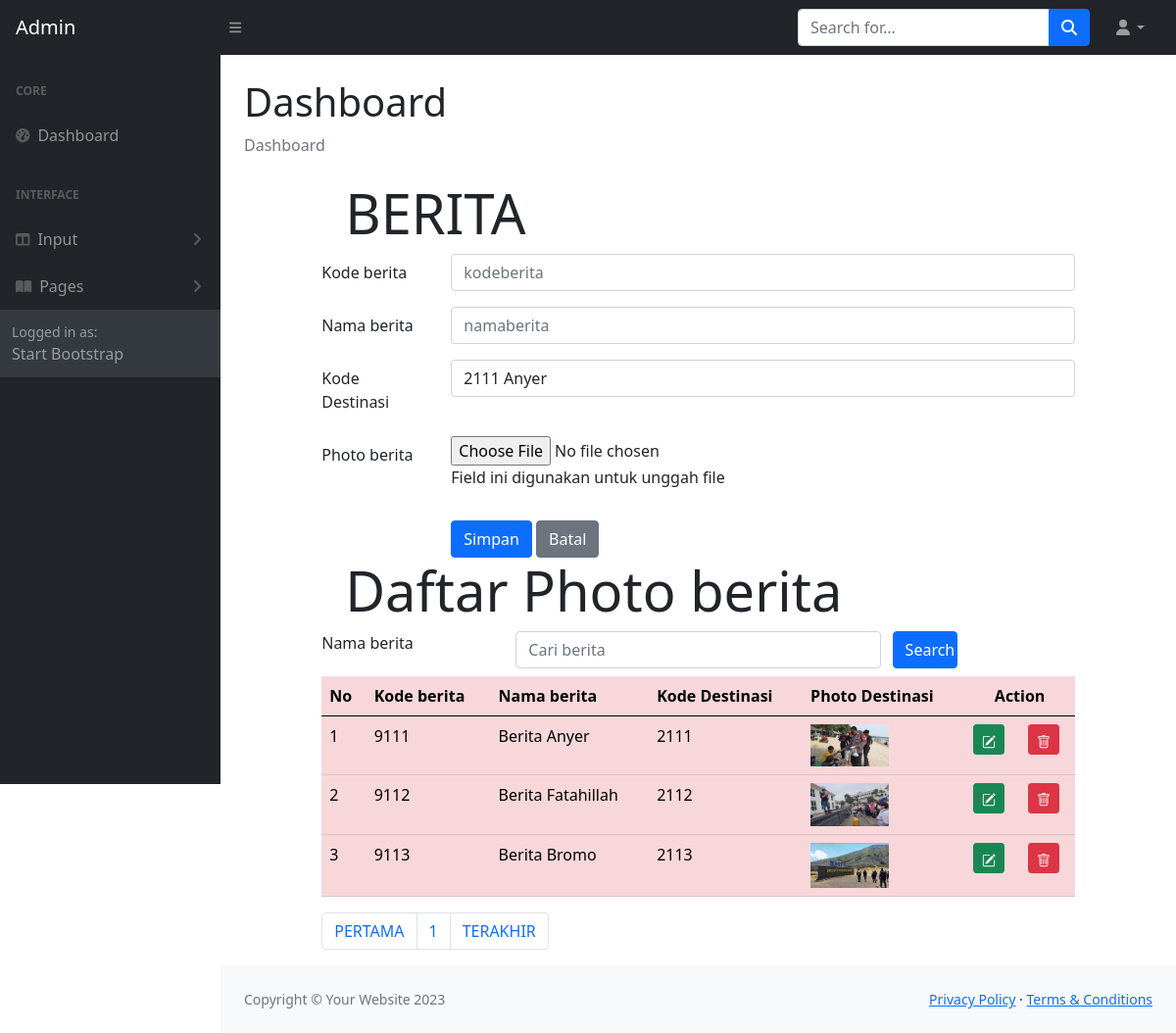
The app's page /ADMIN/berita.php with its own data.
### tables this page shows
CREATE TABLE `berita` (
  `beritaKODE` char(4) NOT NULL,
  `beritaNAMA` char(120) NOT NULL,
  `beritaFILE` char(120) NOT NULL,
  `destinasiKODE` char(4) NOT NULL
);

### ADMIN/berita.php (the view, shortened to what this page needs)
<!DOCTYPE html>
<html lang="en">
<?php include "include/head.php";?>
    <body class="sb-nav-fixed">
        <?php include "include/menunav.php";?>
        <div id="layoutSidenav">
            <?php include "include/menu.php";?>
            <div id="layoutSidenav_content">
                <main>
                    <div class="container-fluid px-4">
                        <h1 class="mt-4">Dashboard</h1>
                        <ol class="breadcrumb mb-4">
                            <li class="breadcrumb-item active">Dashboard</li>
                        </ol>
<head>
  	<link rel="stylesheet" type="text/css" href="https://cdnjs.cloudflare.com/ajax/libs/select2/4.0.3/css/select2.min.css">
	<link rel="stylesheet" type="text/css" href="css/bootstrap.min.css">
</head>
<?php
	include "include/config.php";
	$datadestinasi = mysqli_query($connection, "select * from destinasi");
?>
<body>
<div class="row">
<div class="col-sm-1"></div>
<div class="col-sm-10">
	<div class="jumbotron jumbotron-fluid">
		<div class="container">
			<h1 class="display-4">BERITA</h1>
		</div>
	</div>
	<form method="POST" enctype="multipart/form-data">
		<div class="mb-3 row">
			<label for="kodeberita" class="col-sm-2 col-form-label">Kode berita</label>
			<div class="col-sm-10">
				<input type="text" class="form-control" id="kodeberita" name="inputkode" placeholder="kodeberita" maxlength="4">
			</div>
		</div>
		<div class="mb-3 row">
			<label for="namaberita" class="col-sm-2 col-form-label">Nama berita</label>
			<div class="col-sm-10">
				<input type="text" class="form-control" id="namaberita" name="inputnama" placeholder="namaberita">
			</div>
		</div>
		<div class="mb-3 row">
			<label for="kodedestinasi" class="col-sm-2 col-form-label">Kode Destinasi</label>
			<div class="col-sm-10">
			<select class="form-control" id="kodedestinasi" name="kodedestinasi">
				<?php while($row = mysqli_fetch_array($datadestinasi))
				{ ?>
					<option value="<?php echo $row["destinasiKODE"]?>">
						<?php echo $row["destinasiKODE"]?>
						<?php echo $row["destinasiNAMA"]?>
					</option>
				<?php } ?>
			</select>
			</div>
		</div>
		<div class="mb-3 row">
			<label for="file" class="col-sm-2 col-form-label">Photo berita</label>
			<div class="col-sm-10">
				<input type="file" id="file" name="file">
				<p class="help-block">Field ini digunakan untuk unggah file</p>
			</div>
		</div>
		<div class="form-group row">
			<div class="col-sm-2"></div>
			<div class="col-sm-10">
				<input type="submit" name="Simpan" class="btn btn-primary" value="Simpan">
				<input type="submit" name="Batal" class="btn btn-secondary" value="Batal">
			</div>
		</div>
	</form>
</div>
<div class="col-sm-1"></div>
</div>
<div class="row">
	<div class="col-sm-1"></div>
	<div class="col-sm-10">
		<div class="jumbotron jumbotron-fluid">
			<div class="container">
				<h1 class="display-4">Daftar Photo berita</h1>
			</div>
		</div>
		<form method="POST">
                <div class="form-group row mb-2">
                <label for="search" class="col-sm-3">Nama berita</label>
                <div class="col-sm-6">
                    <input type="text" name="search" class="form-control" id="search"
                    value="<?php if(isset($_POST["search"])) {echo $_POST["search"];}?>"
                        placeholder = "Cari berita">
                </div>
                <input type="submit" name="kirim" class="col-sm-1 btn btn-primary" value="Search">
                </div>
            </form>
	<table class="table table-hover table-danger">
		<thead class="thead-dark">
			<tr>
				<th>No</th>
				<th>Kode berita</th>
				<th>Nama berita</th>
				<th>Kode Destinasi</th>
				<th>Photo Destinasi</th>
				<th colspan="2" style="text-align: center">Action</th>
			</tr>
		</thead>
		<tbody>
		<?php
    $jumlahtampilan = 3;
    $halaman = (isset($_GET['page']))? $_GET['page'] : 1;
    $mulaitampilan = ($halaman - 1) * $jumlahtampilan;
	if(isset($_POST["kirim"]))
	{
		$search = $_POST["search"];
		$query = mysqli_query($connection, "select berita.*
			from berita where beritaNAMA like '%".$search."%' limit $mulaitampilan, $jumlahtampilan");
	}else
		{
			$query = mysqli_query($connection, "select berita.*  from berita limit $mulaitampilan, $jumlahtampilan");
		}
	$nomor = 1;
	while($row = mysqli_fetch_array($query))
	{
  ?>
				<tr>
					<td><?php echo $mulaitampilan + $nomor; ?></td>
					<td><?php echo $row['beritaKODE'];?></td>
					<td><?php echo $row['beritaNAMA'];?></td>
					<td><?php echo $row['destinasiKODE'];?></td>
					<td>
						<?php if(is_file("images/".$row['beritaFILE']))
						{ ?>
							<img src="images/<?php echo $row['beritaFILE']?>" width="80">
						<?php } else
							echo "<img src='images/noimage.png' width='80'>"
						?>
					</td>
					<td>
						<a href="beritaubah.php?ubahfoto=<?php echo $row['beritaKODE']?>" class="btn btn-success btn-sm" title="EDIT">
						</a>
					</td>
					<td>
						<a href="beritahapus.php?hapusfoto=<?php echo $row['beritaKODE']?>" class="btn btn-danger btn-sm" title="DELETE">
						</a>
					</td>
				</tr>
			<?php $nomor = $nomor + 1;?>
			<?php }	?>
		</tbody>
	</table>
	<?php
    $query = mysqli_query($connection, "SELECT * FROM hotel");
    $jumlahrecord = mysqli_num_rows($query);
    $jumlahpage = ceil($jumlahrecord/$jumlahtampilan);
  	?>
	<nav aria-label="Page navigation example">
	<ul class="pagination">
		<li class="page-item"><a class="page-link" href="?page=<?php $nomorhal=1; echo $nomorhal?>">PERTAMA</a></li>
		<?php for($nomorhal=1; $nomorhal<=$jumlahpage; $nomorhal++)
		{ ?>
		<li class="page-item">
		<?php
		if($nomorhal!=$halaman)
		{ ?>
		<a class="page-link" href="?page=<?php echo $nomorhal?>"><?php echo $nomorhal?></a>
		<?php }
		else { ?>
		<a class="page-link" href="?page=<?php echo $nomorhal?>"><?php echo $nomorhal?></a>
		<?php } ?>
		</li>
		<?php } ?>
		<li class="page-item"><a class="page-link" href="?page=<?php echo $nomorhal-1?>">TERAKHIR</a></li>
	</ul>
	</nav>
	</div>
	<div class="col-sm-1"></div>
</div>
</body>
	</div>
                </main>
                <?php include "include/footer.php";?>
            </div>
        </div>
    </body>
</html>
</html>

### ADMIN/INCLUDE/head.php (shortened to what this page needs)
<head>
        <link href="https://cdn.jsdelivr.net/npm/simple-datatables@7.1.2/dist/style.min.css" rel="stylesheet" />
        <link href="css/styles.css" rel="stylesheet" />
    </head>

### ADMIN/INCLUDE/menunav.php (shortened to what this page needs)
<nav class="sb-topnav navbar navbar-expand navbar-dark bg-dark">
            <a class="navbar-brand ps-3" href="dashboardadmin.php">Admin</a>
            <button class="btn btn-link btn-sm order-1 order-lg-0 me-4 me-lg-0" id="sidebarToggle" href="#!"><i class="fas fa-bars"></i></button>
            <form class="d-none d-md-inline-block form-inline ms-auto me-0 me-md-3 my-2 my-md-0">
                <div class="input-group">
                    <input class="form-control" type="text" placeholder="Search for..." aria-label="Search for..." aria-describedby="btnNavbarSearch" />
                    <button class="btn btn-primary" id="btnNavbarSearch" type="button"><i class="fas fa-search"></i></button>
                </div>
            </form>
            <ul class="navbar-nav ms-auto ms-md-0 me-3 me-lg-4">
                <li class="nav-item dropdown">
                    <a class="nav-link dropdown-toggle" id="navbarDropdown" href="#" role="button" data-bs-toggle="dropdown" aria-expanded="false"><i class="fas fa-user fa-fw"></i></a>
                </li>
            </ul>
        </nav>

### ADMIN/INCLUDE/menu.php (shortened to what this page needs)
<div id="layoutSidenav_nav">
                <nav class="sb-sidenav accordion sb-sidenav-dark" id="sidenavAccordion">
                    <div class="sb-sidenav-menu">
                        <div class="nav">
                            <div class="sb-sidenav-menu-heading">Core</div>
                            <a class="nav-link" href="dashboardadmin.php">
                                <div class="sb-nav-link-icon"><i class="fas fa-tachometer-alt"></i></div>
                                Dashboard
                            </a>
                            <div class="sb-sidenav-menu-heading">Interface</div>
                            <a class="nav-link collapsed" href="#" data-bs-toggle="collapse" data-bs-target="#collapseLayouts" aria-expanded="false" aria-controls="collapseLayouts">
                                <div class="sb-nav-link-icon"><i class="fas fa-columns"></i></div>
                                Input
                                <div class="sb-sidenav-collapse-arrow"><i class="fas fa-angle-down"></i></div>
                            </a>
                            <a class="nav-link collapsed" href="#" data-bs-toggle="collapse" data-bs-target="#collapsePages" aria-expanded="false" aria-controls="collapsePages">
                                <div class="sb-nav-link-icon"><i class="fas fa-book-open"></i></div>
                                Pages
                                <div class="sb-sidenav-collapse-arrow"><i class="fas fa-angle-down"></i></div>
                            </a>
                    </div>
                    <div class="sb-sidenav-footer">
                        <div class="small">Logged in as:</div>
                        Start Bootstrap
                    </div>
                </nav>
            </div>

### ADMIN/INCLUDE/footer.php
<footer class="py-4 bg-light mt-auto">
    <div class="container-fluid px-4">
        <div class="d-flex align-items-center justify-content-between small">
            <div class="text-muted">Copyright &copy; Your Website 2023</div>
            <div>
                <a href="#">Privacy Policy</a>
                &middot;
                <a href="#">Terms &amp; Conditions</a>
            </div>
        </div>
    </div>
</footer>

### records on screen
berita: nomor "1", beritaKODE "9111", beritaNAMA "Berita Anyer", destinasiKODE "2111", beritaFILE (picture)
berita: nomor "2", beritaKODE "9112", beritaNAMA "Berita Fatahillah", destinasiKODE "2112", beritaFILE (picture)
berita: nomor "3", beritaKODE "9113", beritaNAMA "Berita Bromo", destinasiKODE "2113", beritaFILE (picture)

### other values on screen
form field kodedestinasi "2111 Anyer"
